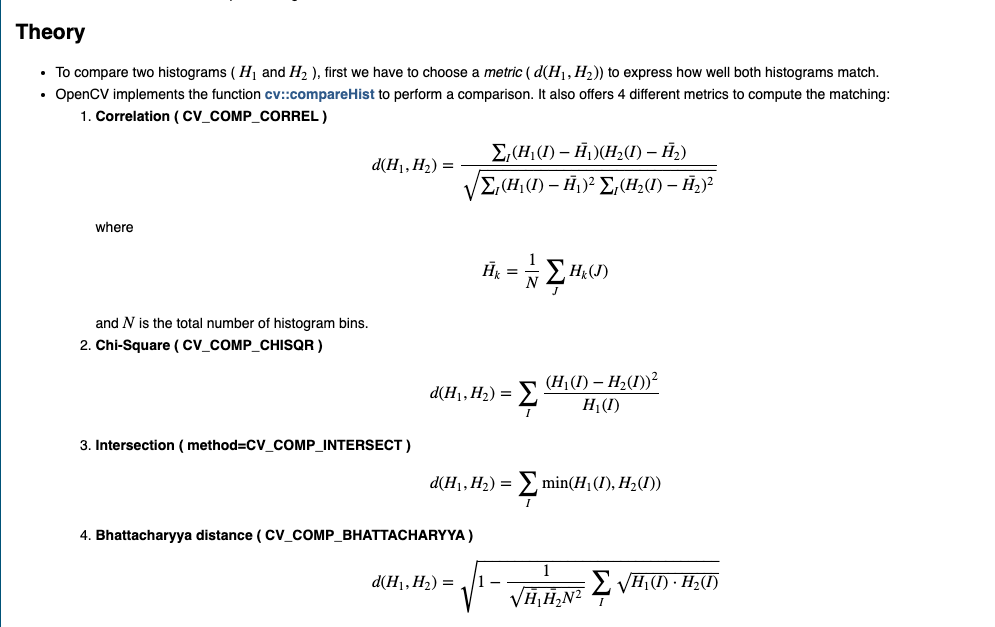
//> input picture Histograms_Matching/compareHist.png, 995 x 627 px
$ ./mat_mask_operations ../Histograms_Matching/compareHist.png ../Histograms_Matching/compareHist.png   (built with g++ and OpenCV 4)
//> lines starting //> are read from the running program, lines starting //| are printed output that depends on the picture; after the words box and inside, x2 and y2 are one past the last pixel; in counts of white or black regions, pixels touching at a corner belong together
//
//  mat_mask_operations.cpp
//  LearnOpenCV
//
//  Created by Zhang,Qi on 2020/9/18.
//  Copyright © 2020 Zhang,Qi. All rights reserved.
//

#include <stdio.h>
#include <opencv2/opencv.hpp>

#include <iostream>

using namespace std;
using namespace cv;

static void help(char * progName)
{
    cout << endl
    << "此程序是展示如何使用对矩阵做卷积操作，分别用自己写的函数和opencv自带的函数去做";
}

void Sharpen(const Mat& myImage,Mat& Result);

int main(int argc,char**argv)
{
    help(argv[0]);
    const char* filename = argc>=2?argv[1]:"lena.jpg";

    Mat src,dst0,dst1;
    if(argc >= 3 &&!strcmp("G",argv[2]))
        src = imread( samples::findFile( filename ), IMREAD_GRAYSCALE);
    else
        src = imread( samples::findFile( filename ), IMREAD_COLOR);
//> src is the input picture: 627 rows x 995 cols, CV_8UC3; mean B, G, R 247.4, 247.3, 247.2

    if (src.empty())
    {
        cerr << "Can't open image ["  << filename << "]" << endl;
        return EXIT_FAILURE;
    }
    namedWindow("Input", WINDOW_AUTOSIZE);
    namedWindow("Output", WINDOW_AUTOSIZE);

    imshow( "Input", src );
    double t = (double)getTickCount();

    //自己写的锐化函数
    Sharpen(src, dst0);
    t = ((double)getTickCount() - t)/getTickFrequency();
    cout << "自己手写函数的耗时: " << t << endl;

    imshow( "Output", dst0 );
    waitKey();


    Mat kernel = (Mat_<char>(3,3) << 0,-1,0,
                                    -1,5,-1,
                                    0,-1,0);

    t = (double)getTickCount();
    filter2D(src, dst1, src.depth(), kernel);

    t = ((double)getTickCount() - t)/getTickFrequency();
    cout << "OpenCV自带滤波函数的耗时:     " << t << endl;

    imshow( "Output", dst1 );

    waitKey();
}

void Sharpen(const Mat& myImage,Mat& Result)
{
    //! [8_bit]
      CV_Assert(myImage.depth() == CV_8U);  // 只接受CV_8U类型的数据
    //! [8_bit]

    const int nChannels = myImage.channels();
//> nChannels = 3
    Result.create(myImage.size(), myImage.type());

    for (int j = 1;j<myImage.rows-1;++j)
    {
        const uchar*previous = myImage.ptr<uchar>(j-1);
        const uchar*current = myImage.ptr<uchar>(j  );
        const uchar*next =myImage.ptr<uchar>(j +1);

        uchar*output = Result.ptr<uchar>(j);
        for (int i = nChannels;i < nChannels*(myImage.cols -1);++i)
        {
            //输出当前值等于current[i]*5 减去左边相邻current[i-nChannels]和右边相邻current[i+nChannels] 以及上边previous[i]相邻和下边next[i]相邻
            *output++ = saturate_cast<uchar>(5*current[i] - current[i-nChannels]-current[i+nChannels]-previous[i]-next[i]);
        }
    }
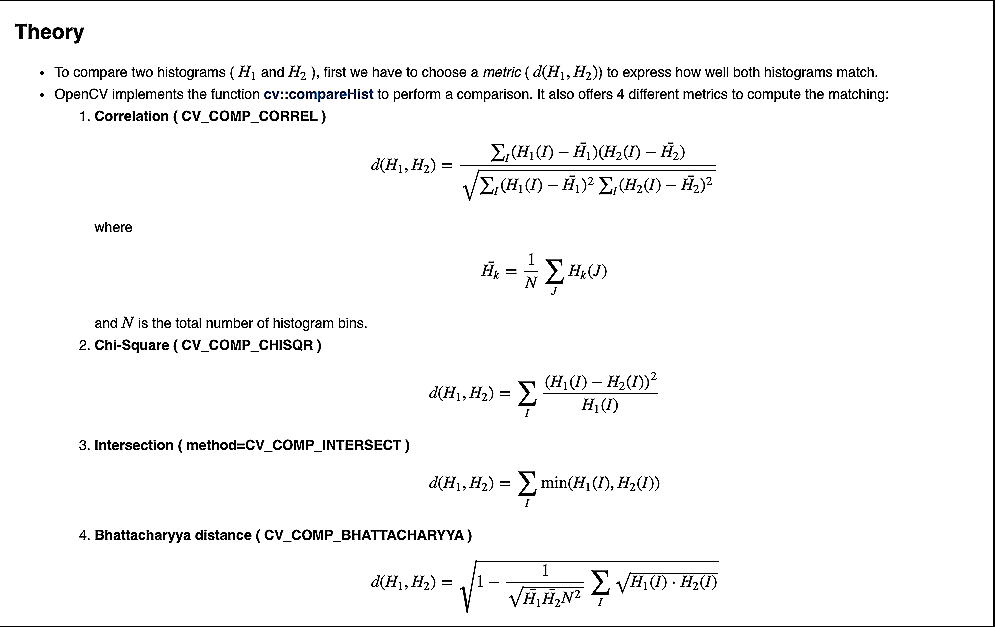
//> Result: 627 rows x 995 cols, CV_8UC3; mean B, G, R 246.1, 246.1, 246.1

    Result.row(0).setTo(Scalar(0));
    Result.row(Result.rows-1).setTo(Scalar(0));
    Result.col(0).setTo(Scalar(0));
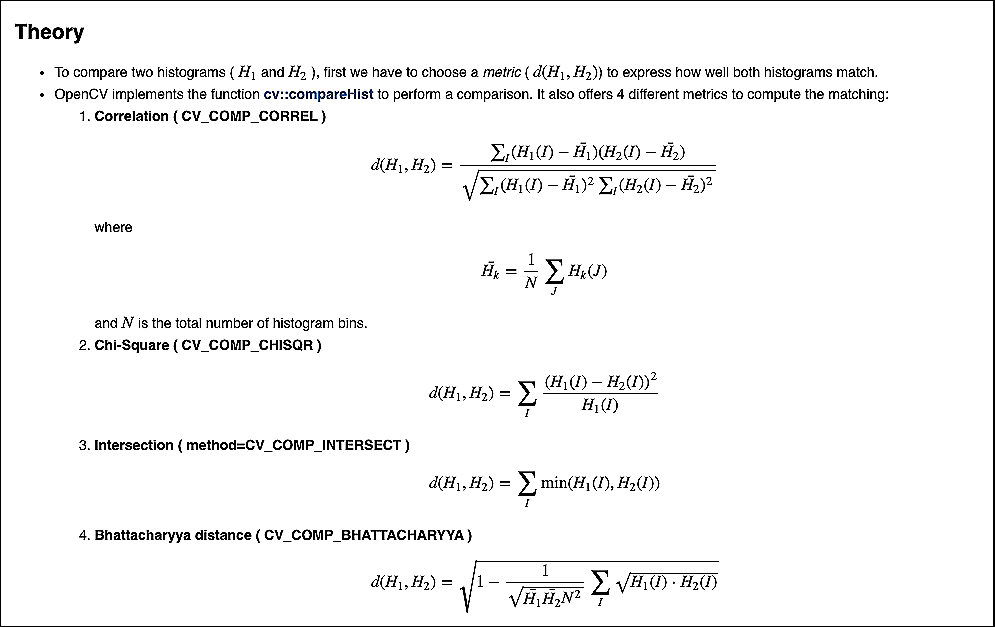
//> Result: 627 rows x 995 cols, CV_8UC3; 0.1% of pixels changed, all inside (x1, y1, x2, y2) = (0, 1, 1, 626)
    Result.col(Result.cols-1).setTo(Scalar(0));

}
